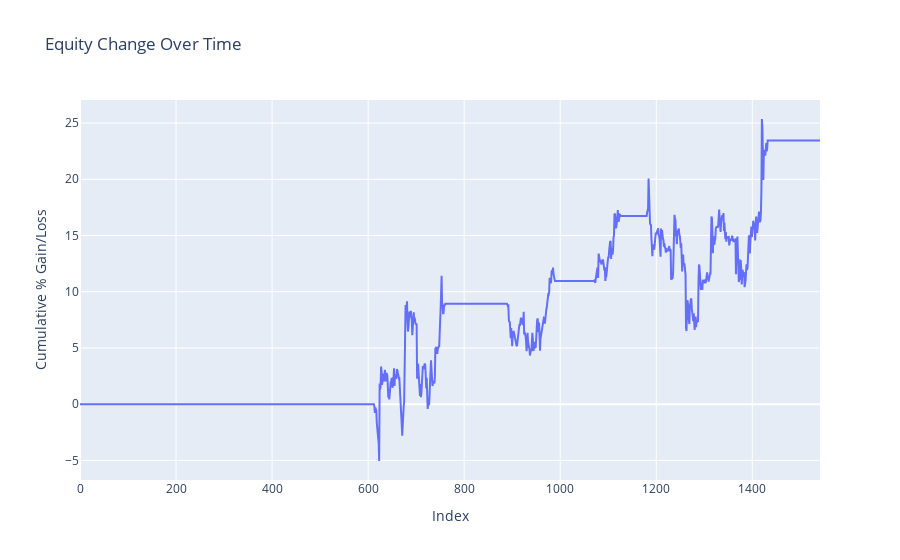

Notebook code cell kept with this figure:
### Code cell
run_strategy_core(
    "IONQ",
    12, 26, 9, 14, 5, 20,
    "60d", "15m",
    False, True,
    notebook=True
)

### Figure 1 — Plotly figure (JSON) as saved in the notebook; plotly's stock layout.template omitted (floating-point values rounded to 4 significant figures; data arrays with more than 128 entries replaced by an {"elided": "..."} marker saying what was removed)
{"data": [{"mode": "lines", "name": "Equity Curve", "type": "scatter", "x": {"elided": "1542 int values"}, "y": {"elided": "1542 float values"}}], "layout": {"title": {"text": "Equity Change Over Time"}, "xaxis": {"title": {"text": "Index"}}, "yaxis": {"title": {"text": "Cumulative % Gain/Loss"}}}}
